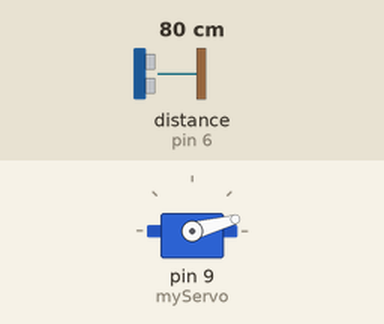
This sketch was run on a simulated Arduino Uno, built with avr-gcc and run on an emulated ATmega328P. On the bench: servo. Wiring (inferred from the names in the program): ultrasonic range finder: trigger pin 7; echo pin 6. The inputs (shaded band) are chosen by the test bench; at power-on: distance to the obstacle (sensor on pin 6) 80 cm. The echo pulse lasts 58.3 µs per cm; what the sketch prints to the serial monitor is not drawn.

Above: at 0.01 s.
1.3 s: distance to the obstacle (sensor on pin 6) set to 2 cm
At 1.9 s:
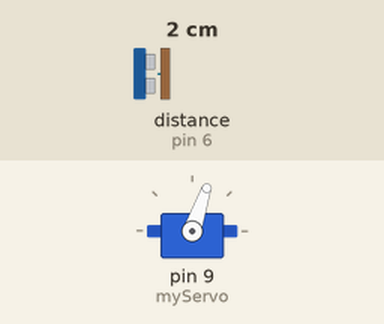
4.3 s: distance to the obstacle (sensor on pin 6) set to 299 cm
At 5.17 s:
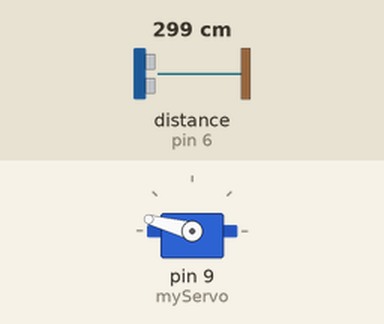
7.3 s: distance to the obstacle (sensor on pin 6) set to 4 cm
At 8.2 s:
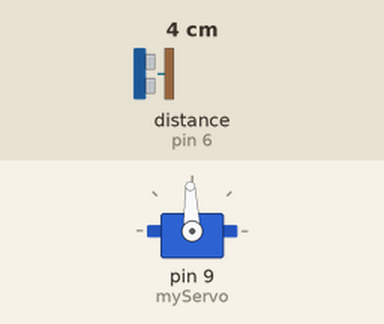
10.3 s: distance to the obstacle (sensor on pin 6) set to 35 cm
Timing chart, 0 to 14.3 s (numbered marks = the images above; inputs shaded):
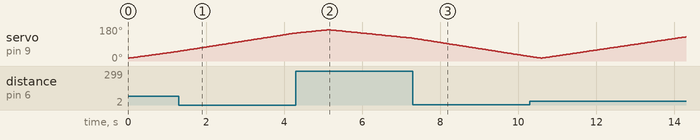

The sketch:

project217.ino
```cpp
// Includes the Servo library
#include <Servo.h>.
// Defines Tirg and Echo pins of the Ultrasonic Sensor
const int trigPin = 7;
const int echoPin = 6;
// Variables for the duration and the distance
long duration;
int distance;
Servo myServo; // Creates a servo object for controlling the servo motor
void setup()
{
  myServo.attach(9); // pin of servo motor
  pinMode(trigPin, OUTPUT); //  trigPin as an Output
  pinMode(echoPin, INPUT); //  echoPin as an Input
  Serial.begin(9600);

}
void loop() {
  // rotates the servo motor from 15 to 165 degrees
  for(int i=15;i<=165;i++){
  myServo.write(i);
  delay(30);
  distance = calculateDistance();// Calls a function for calculating the distance measured by the Ultrasonic sensor for each degree

  Serial.print(i);
  Serial.print(",");
  Serial.print(distance); // Sends the distance value into the Serial Port
  Serial.print("."); // Sends addition character right next to the previous value needed later in the Processing IDE for indexing
  }
  for(int i=165;i>15;i--){
  myServo.write(i);
  delay(30);
  distance = calculateDistance();
  Serial.print(i);
  Serial.print(",");
  Serial.print(distance);
  Serial.print(".");
  }
}
// Function for calculating the distance measured by the Ultrasonic sensor
int calculateDistance(){

  digitalWrite(trigPin, LOW);
  delayMicroseconds(2);
  // Sets the trigPin on HIGH state for 10 micro seconds
  digitalWrite(trigPin, HIGH);
  delayMicroseconds(10);
  digitalWrite(trigPin, LOW);
  duration = pulseIn(echoPin, HIGH); // Reads the echoPin, returns the sound wave travel time in microseconds
  distance= duration*0.034/2;
  return distance;
}
```
